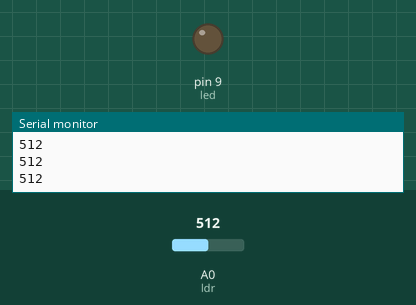
Recording of a sketch running on a simulated Arduino Uno, built with avr-gcc and run on an emulated ATmega328P. On the bench: output pins drawn as LEDs (lit = HIGH), the last lines printed to the serial monitor. The test bench sets the inputs (shaded band); at power-on: A0 (ldr) = 512.

Above: at 1.3 s.
1.4 s: A0 (ldr) set to 485
At 2.2 s:
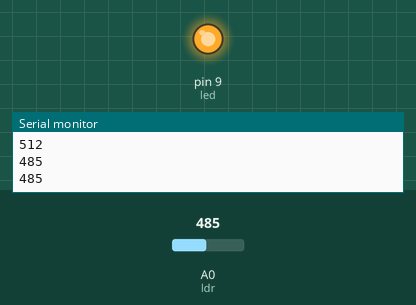
3.0 s: A0 (ldr) set to 510
At 3.4 s:
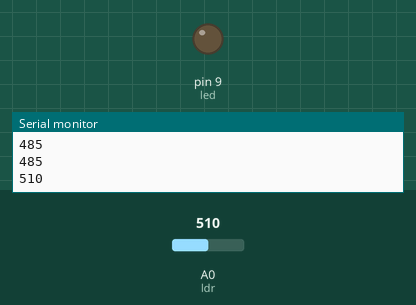
4.5 s: A0 (ldr) set to 490
At 5.7 s:
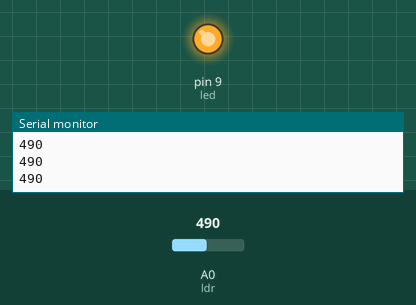
Timing chart, 0 to 7.5 s (numbered marks = the images above; inputs shaded):
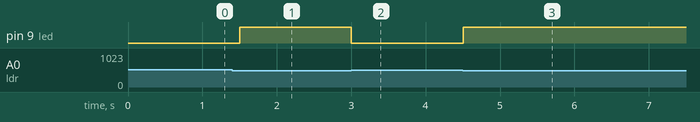

Measured:
- the behaviour switches between 500 and 499 on A0 (ldr) (found by bisection; images 0 and 1)
- after the input at 1.4 s, pin 9 (led): LOW → HIGH after 0.10 s
- after the input at 3.0 s, pin 9 (led): HIGH → LOW at once
- after the input at 4.5 s, pin 9 (led): LOW → HIGH at once

The sketch:

streetlight.ino
```cpp
int ldr = A0;
int led = 9;
int value = 0;

void setup() {
  pinMode(led, OUTPUT);
  Serial.begin(9600);
}

void loop() {
  value = analogRead(ldr);
  Serial.println(value);

  if(value < 500) {
    digitalWrite(led, HIGH);
  }
  else {
    digitalWrite(led, LOW);
  }

  delay(500);
}
```
